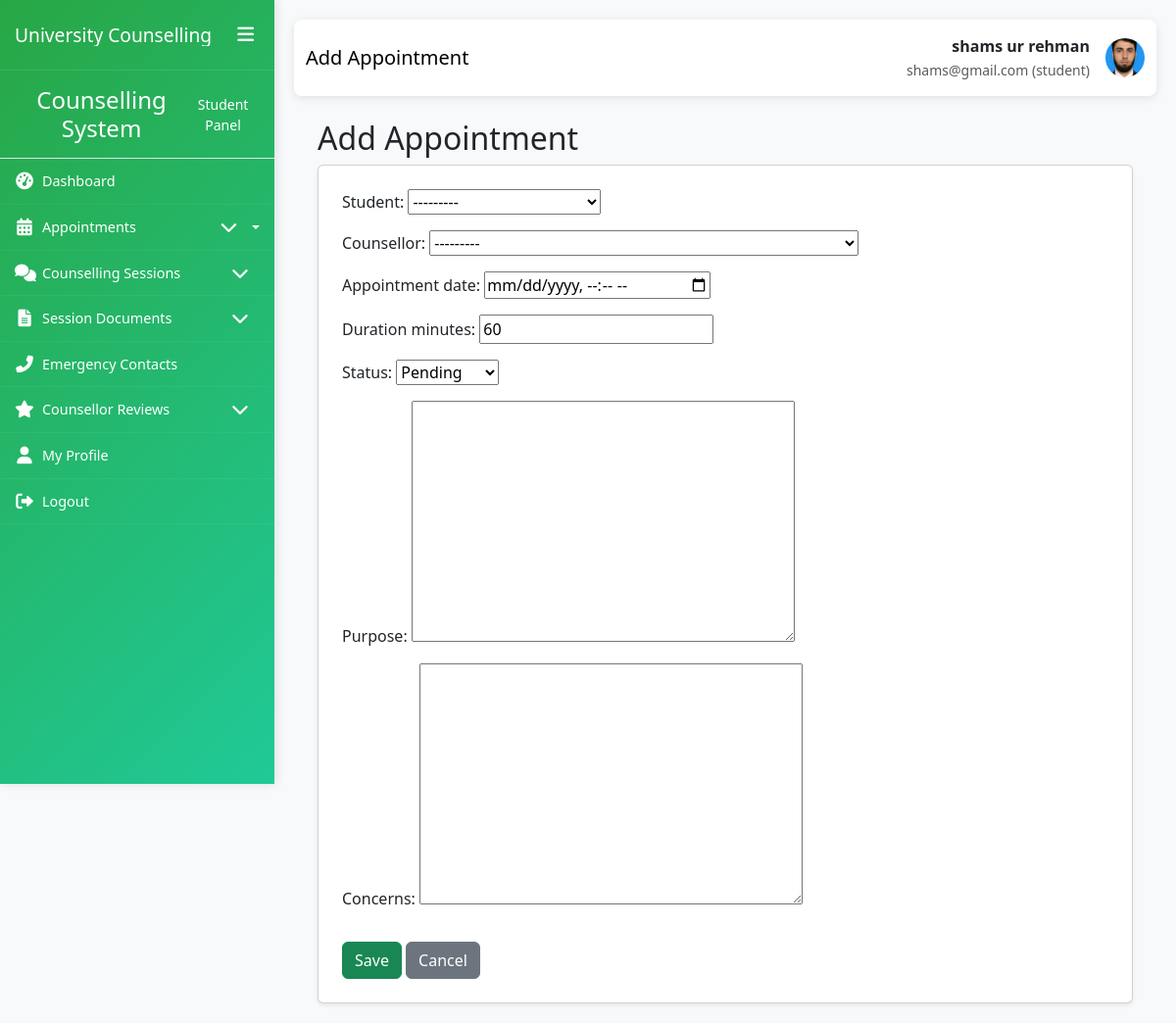
/Student_appointment_create/ (signed in), run on the app's committed database.
### My_App/models.py (models this page shows, shortened)
class CustomUser(AbstractUser):
    ROLE_CHOICES = (
        ('student', 'Student'),
        ('counsellor', 'Counsellor'),
        ('admin', 'Administrator'),
    )
    role = models.CharField(max_length=20, choices=ROLE_CHOICES, default='student')
    phone_number = models.CharField(max_length=15, blank=True, null=True)
    date_of_birth = models.DateField(blank=True, null=True)
    profile_picture = models.ImageField(upload_to='profile_pics/', blank=True, null=True)
    created_at = models.DateTimeField(auto_now_add=True)
    updated_at = models.DateTimeField(auto_now=True)
    class Meta:
        permissions = [
            ("can_access_admin_panel", "Can access admin panel"),
            ("can_manage_users", "Can manage users"),
            ("can_manage_appointments", "Can manage appointments"),
            ("can_view_reports", "Can view reports"),
            ("can_manage_counsellors", "Can manage counsellors"),
        ]

class Student(models.Model):
    user = models.OneToOneField(CustomUser, on_delete=models.CASCADE, primary_key=True)
    student_id = models.CharField(max_length=20, unique=True)
    enrollment_date = models.DateField()
    FACULTY_CHOICES = (
        ('engineering', 'Engineering'),
        ('science', 'Science'),
        ('arts', 'Arts'),
        ('business', 'Business'),
        ('medicine', 'Medicine'),
        ('law', 'Law'),
    )
    faculty = models.CharField(max_length=50, choices=FACULTY_CHOICES)
    department = models.CharField(max_length=100)
    academic_year = models.IntegerField(
        validators=[MinValueValidator(1), MaxValueValidator(6)]
    )
    emergency_contact_name = models.CharField(max_length=100)
    emergency_contact_phone = models.CharField(max_length=15)
    address = models.TextField(blank=True, null=True)
    class Meta:
        permissions = [
            ("can_view_own_appointments", "Can view own appointments"),
            ("can_book_appointment", "Can book appointment"),
            ("can_view_own_records", "Can view own records"),
            ("can_cancel_appointment", "Can cancel appointment"),
        ]
    def __str__(self):
        return f"{self.user.get_full_name()} - {self.student_id}"

### My_App/views.py (the view)
# urls.py: path('Student_appointment_create/',views.Student_appointment_create,name='Student_appointment_create'),
def Student_appointment_create(request):
    if request.method == "POST":
        form = AppointmentForm(request.POST)
        if form.is_valid():
            form.save()
            messages.success(request, "Appointment created successfully!")
            return redirect('student_appointment_list')
        else:
            messages.error(request, "Error creating appointment. Please check the form.")
    else:
        form = AppointmentForm()
    return render(request, 'My_Student/appointments/form.html', {'form': form, 'title': 'Add Appointment'})

### My_App/forms.py
class AppointmentForm(forms.ModelForm):
    appointment_date = forms.DateTimeField(
        widget=forms.DateTimeInput(attrs={'type': 'datetime-local'})
    )
    class Meta:
        model = Appointment
        fields = ['student', 'counsellor', 'appointment_date', 'duration_minutes', 'status', 'purpose', 'concerns']

### My_App/models.py (called while the page is built)
    def __str__(self):
        return f"{self.user.get_full_name()} - {self.specialization}"

### templates/My_Student/appointments/form.html (shortened to what this page needs)
{% extends 'My_Student/base1.html' %}
{% block page_title %}{{ title }}{% endblock %}
{% block content %}
<div class="container mt-4">
    <h2>{{ title }}</h2>
    <form method="post" class="card p-4 shadow-sm">
        {{ form.as_p }}
        <div class="mt-3">
            <button type="submit" class="btn btn-success">Save</button>
            <a href="{% url 'student_appointment_list' %}" class="btn btn-secondary">Cancel</a>
        </div>
    </form>
</div>
{% endblock %}

### templates/My_Student/base1.html (shortened to what this page needs)
<!DOCTYPE html>
<html lang="en">
<head>
    <link href="https://cdn.jsdelivr.net/npm/bootstrap@5.3.0/dist/css/bootstrap.min.css" rel="stylesheet">
    <link href="https://cdnjs.cloudflare.com/ajax/libs/font-awesome/6.0.0/css/all.min.css" rel="stylesheet">
    <link href="https://cdn.jsdelivr.net/npm/sweetalert2@11/dist/sweetalert2.min.css" rel="stylesheet">
</head>
<body>
    <div class="container-fluid p-0">
        <div class="row g-0">
            <div class="sidebar" id="sidebar">
                <div class="sidebar-header">
                    <h3>University Counselling</h3>
                    <button class="sidebar-toggle d-none d-lg-block" id="sidebarToggle">
                        <i class="fas fa-bars"></i>
                    </button>
                </div>
                <div class="sidebar-content">
                    {% include 'My_Student/sidebar.html' %}
                </div>
            </div>
            <div class="main-content" id="mainContent">
                <nav class="navbar navbar-expand-lg navbar-custom">
                    <div class="container-fluid">
                        <span class="navbar-brand">{% block page_title %}Dashboard{% endblock %}</span>
                        <div class="d-flex align-items-center">
                            <div class="me-3 text-end d-none d-md-block">
                                <div class="fw-bold">{{ user.get_full_name|default:user.username }}</div>
                                <small class="text-muted">{{ user.email }} (student)</small>
                            </div>
                            {% if user.profile_picture %}
                            <img src="{{ user.profile_picture.url }}" alt="Profile" class="user-profile-img">
                            {% else %}
                            <div class="user-profile-img bg-secondary d-flex align-items-center justify-content-center text-white">
                                <i class="fas fa-user"></i>
                            </div>
                            {% endif %}
                        </div>
                    </div>
                </nav>
                <div class="container-fluid">
                    {% block content %}{% endblock %}
                </div>
            </div>
        </div>
    </div>
</body>
</html>

### templates/My_Student/base1.html (style rules this page uses)
:root { --sidebar-width: 280px; --sidebar-collapsed-width: 70px; --sidebar-bg: linear-gradient(135deg, #28a745 0%, #20c997 100%); --content-padding: 20px; --transition-speed: 0.3s; }
body { overflow-x: hidden; font-family: 'Segoe UI', Tahoma, Geneva, Verdana, sans-serif; background-color: #f8f9fa; }
.sidebar { background: var(--sidebar-bg); color: white; min-height: 100vh; position: fixed; width: var(--sidebar-width); transition: all var(--transition-speed) ease; z-index: 1000; box-shadow: 2px 0 10px rgba(0,0,0,0.1); overflow-y: auto; }
.sidebar-header { padding: 20px 15px; border-bottom: 1px solid rgba(255,255,255,0.1); display: flex; align-items: center; justify-content: space-between; }
.sidebar-header h3 { font-size: 1.2rem; margin: 0; white-space: nowrap; overflow: hidden; }
.sidebar-toggle { background: none; border: none; color: white; font-size: 1.2rem; cursor: pointer; }
.main-content { margin-left: var(--sidebar-width); padding: var(--content-padding); transition: all var(--transition-speed) ease; min-height: 100vh; width: calc(100% - var(--sidebar-width)); }
.navbar-custom { background: white; box-shadow: 0 2px 10px rgba(0,0,0,0.1); padding: 15px 0; margin-bottom: 20px; border-radius: 8px; }
.user-profile-img { width: 40px; height: 40px; border-radius: 50%; object-fit: cover; }
.sidebar { background: var(--sidebar-bg); color: white; height: 100vh; position: fixed; top: 0; left: 0; width: var(--sidebar-width); transition: all var(--transition-speed) ease; z-index: 1000; box-shadow: 2px 0 10px rgba(0,0,0,0.1); overflow-y: auto; overflow-x: hidden; scrollbar-width: thin; scrollbar-color: rgba(255,255,255,0.4) transparent; }

### data on the page
CustomUser: get_full_name "shams ur rehman", email "shams@gmail.com", profile_picture (picture)
Student: student "---------"

### other printed values
{{ title }} "Add Appointment"
